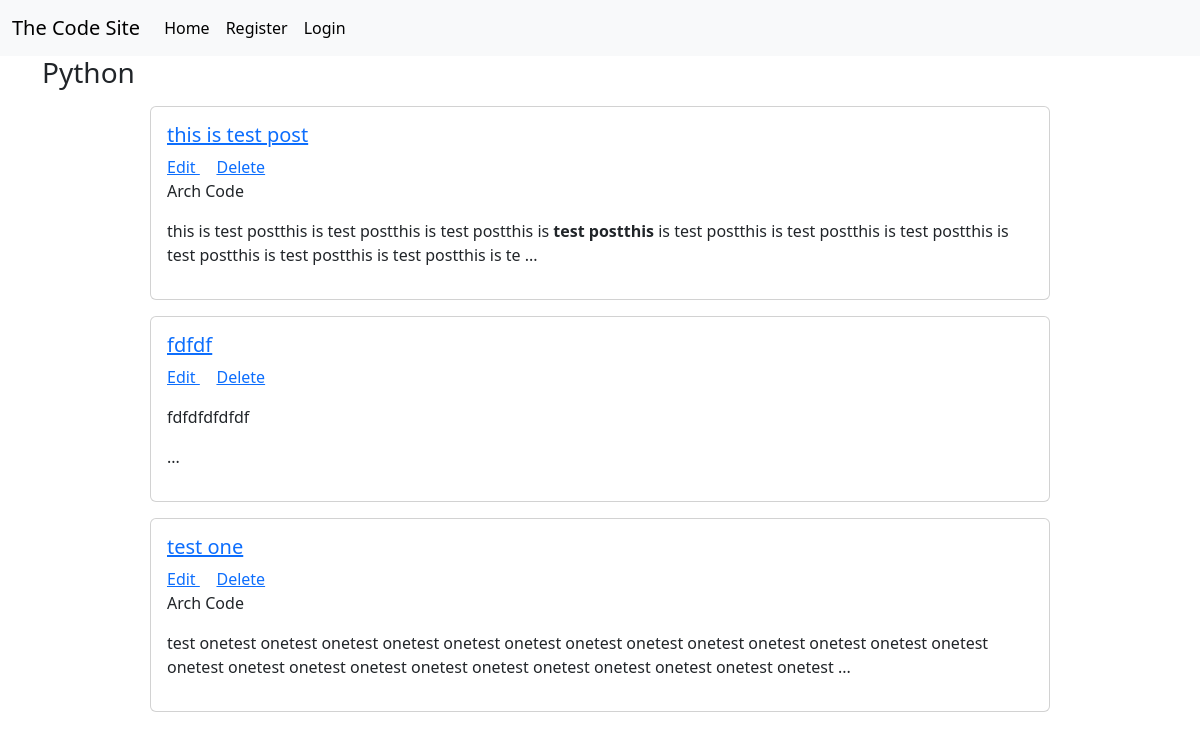
The page /category/python/ on the database its author committed.
### myblog/models.py (models this page shows, shortened)
class Post(models.Model):
    title = models.CharField(max_length=200)
    description = RichTextField(blank=True,null=True)
    image = models.ImageField(null=True,blank=True,upload_to='images/')
    author = models.ForeignKey(User, on_delete=models.CASCADE,null=True)
    category = models.CharField(max_length=255,default='uncategories',null=True,blank=True)

### myblog/views.py (the view)
# urls.py: path('category/<str:cats>/',views.CategoryView, name='category'),
def CategoryView(request, cats):
    category_post = Post.objects.filter(category=cats.replace('-',' '))
    return render(request, 'myblog/categories.html',{'cats':cats.title().replace('-',' '),'category_post':category_post})

### myblog/templates/myblog/categories.html
{% extends 'myblog/base.html' %}
{% block content %}
{% if category_post %}
<div class="container">
    <h3> {{ cats }} </h3>
    {% for post in category_post %}
    <div class="container">
        <div class="card mb-3 my-3 mx-auto" style="max-width: 900px">
        <div>
            <div class="card-body">
            <h5 class="card-title">
                <a href="{% url 'article-detail' post.pk %}"> {{post.title}} </a>
            </h5>
            <a href="{% url 'update_post' post.pk %}"> Edit </a> &nbsp &nbsp
            <a href="{% url 'delete_post' post.pk %}"> Delete </a> <br />
            {{post.author.first_name}} {{post.author.last_name}}
            <p class="card-text">{{post.description | slice:200 | safe}} ...</p>
            </div>
        </div>
        </div>
    </div>
    {% endfor %}
</div>
{% else %}
    <h2>
        sorry this page doesnot exits
    </h2>
{% endif %}
{% endblock content %}

### rows shown on the page
Post: title "this is test post", author.first_name "Arch", author.last_name "Code", description "this is test postthis is test postthis is test postthis is test postthis is test postthis is test postthis is test postthis is test postthis is test postthis is test postthis is te"
Post: title "fdfdf", description "fdfdfdfdfdf"
Post: title "test one", author.first_name "Arch", author.last_name "Code", description "test onetest onetest onetest onetest onetest onetest onetest onetest onetest onetest onetest onetest onetest onetest onetest onetest onetest onetest onetest onetest onetest onetest onetest onetest"

### other values the page prints
{{ cats }} "Python"
